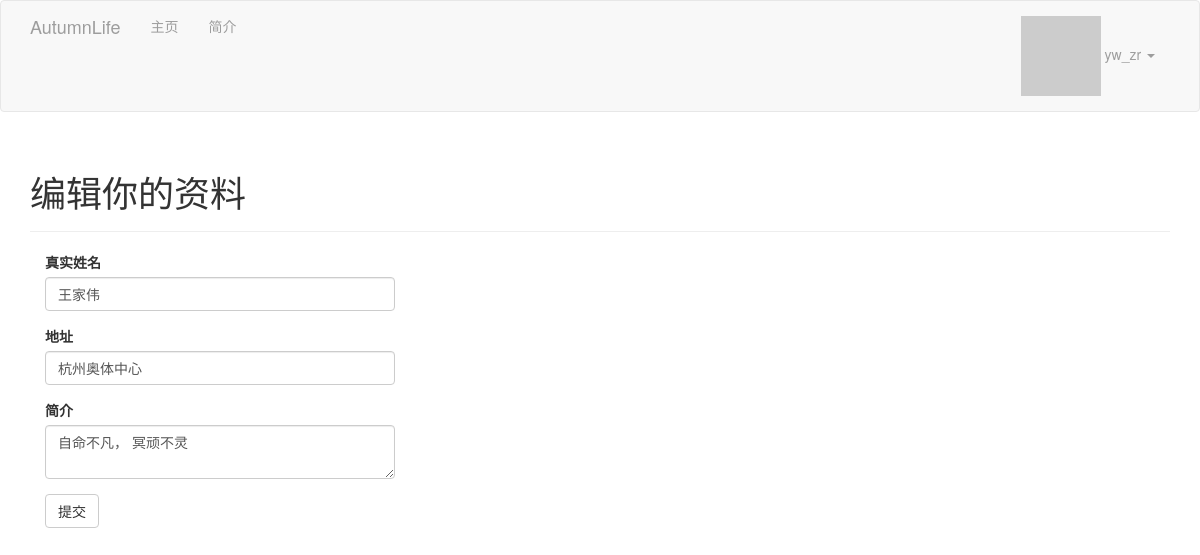
Page /edit-profile (signed in) on the committed database.
### app/models.py (models this page shows, shortened)
class User(UserMixin, db.Model):
    __tablename__ = 'users'
    id = db.Column(db.Integer, primary_key=True)
    email = db.Column(db.String(64), unique=True, index=True)
    username = db.Column(db.String(64), unique=True, index=True)
    role_id = db.Column(db.Integer, db.ForeignKey('roles.id'))
    sex = db.Column(db.Integer, default=1)
    password_hash = db.Column(db.String(128))
    confirmed = db.Column(db.Boolean, default=False)
    name = db.Column(db.String(64))
    location = db.Column(db.String(64))  # 所在地
    about_me = db.Column(db.Text())  # 自我介绍
    member_since = db.Column(db.DateTime(),  default=datetime.now) # 注册日期
    last_seen = db.Column(db.DateTime(), default=datetime.now)  # 最后访问日期
    avatar_hash = db.Column(db.String(32))
    posts = db.relationship('Post', backref='author', lazy='dynamic')
    @property
    def password(self):     # 试图读取password的值将会报错
        raise AttributeError('password is not a readable attribute')
    def ping(self):
        self.last_seen = datetime.utcnow()
        db.session.add(self)
    def gravatar(self, size=100, default='identicon', rating='g'):
        if request.is_secure:
            url = 'https://secure.gravatar.com/avatar'
        else:
            url = 'http://www.gravatar.com/avatar'
        hhash = self.avatar_hash or hashlib.md5(self.email.encode('utf-8')).hexdigest()
        return '{url}/{hhash}?s={size}&d={default}&r={rating}'.format(
            url=url, hhash=hhash, size=size, default=default, rating=rating
        )

### app/main/views.py (the view, shortened to what this page needs)
@main.route('/edit-profile', methods=['GET', 'POST'])
@login_required
def edit_profile():
    form = EditProfileForm()
    form.name.data = current_user.name
    form.location.data = current_user.location
    form.about_me.data = current_user.about_me
    return render_template('edit_profile.html', form=form)

### app/main/forms.py
class EditProfileForm(FlaskForm):
    name = StringField(u'真实姓名', validators=[Length(0, 64)])
    location = StringField(u'地址', validators=[Length(0, 64)])
    about_me = TextAreaField(u'简介')
    submit = SubmitField(u'提交')

### app/auth/views.py (called while the page is built)
@auth.before_app_request
def before_request():
    if current_user.is_authenticated:
        current_user.ping()
        if not current_user.confirmed \
                and request.endpoint[:5] != 'auth.' \
                and request.endpoint != 'static':
            return redirect(url_for('auth.unconfirmed'))

### app/main/__init__.py (called while the page is built)
@main.app_context_processor
def inject_permissions():
    return dict(Permission=Permission)

### app/models.py (called while the page is built)
@login_manager.user_loader
def load_user(user_id):         # 加载用户的回调函数
    return User.query.get(int(user_id))

### app/templates/edit_profile.html
{% extends "base.html" %}
{% import "bootstrap/wtf.html" as wtf %}
{% block page_content %}
<div class="page-header">
    <h1>编辑你的资料</h1>
</div>
<div class="col-md-4">
    {{ wtf.quick_form(form) }}
</div>
{% endblock %}

### app/templates/base.html (shortened to what this page needs)
{% extends "bootstrap/base.html" %}
{% block head %}
    {{ super() }}
    <link rel="stylesheet" type="text/css" href="{{ url_for('static', filename='styles.css') }}">
{% endblock %}
{% block navbar %}
    <div class="navbar navbar-inverse" role="navigtion">
    <div class="container">
        <div class="navbar-header">
            <a href="/" class="navbar-brand">AutumnLife</a>
        </div>
        <div class="navbar-collapse collapse">
            <ul class="nav navbar-nav">
                <li><a href="/">主页</a></li>
                {% if current_user.is_authenticated %}
                <li>
                    <a href="{{ url_for('main.user', username=current_user.username) }}">简介</a>
                </li>
                {% endif %}
            </ul>
            <ul class="nav navbar-nav navbar-right">
                {% if current_user.is_authenticated %}
                <li class="dropdown">
                    <a href="#" class="dropdown-toggle" data-toggle="dropdown">
                        <img src="{{ current_user.gravatar(size=35) }}">
                        {{ current_user.username }} <b class="caret"></b>
                    </a>
                </li>
                {% else %}
                <li><a href="{{ url_for('auth.login') }}">登录</a></li>
                {% endif %}
            </ul>
        </div>
    </div>
</div>
{% endblock %}
{% block content %}
    <div class="container">
    {% block page_content %}{% endblock %}
    </div>
{% endblock %}

### app/static/styles.css (style rules this page uses)
.navbar-inverse { background-color: #f8f8f8; border-color: #e7e7e7; }

### rows in the picture
User: username "yw_zr", name "王家伟", location "杭州奥体中心", about_me "自命不凡， 冥顽不灵"
